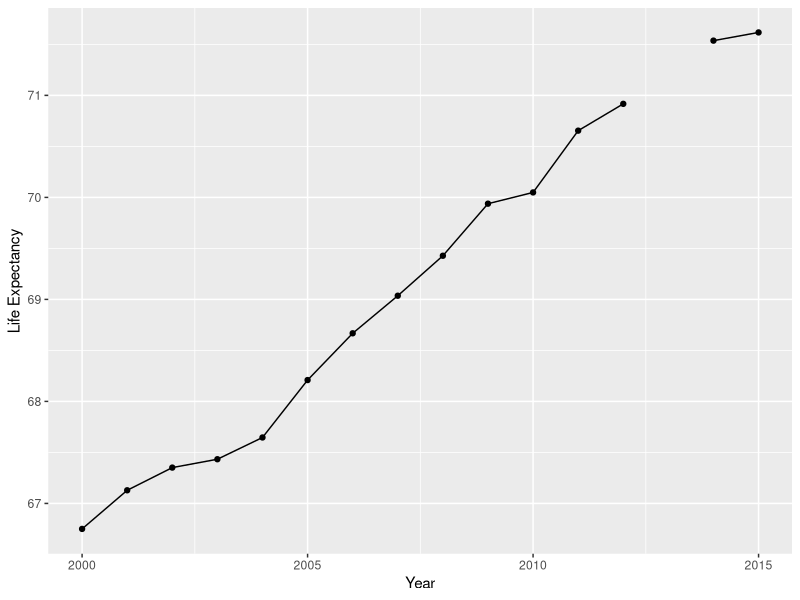

This figure's R source:
# Author: Jacob Ye
library("ggplot2")
library("tidyverse")
library("ggforce")
data <- read.csv("../data/Life Expectancy Data.csv")
year <- aggregate(data[4],list(data$Year), mean, na.rm="TRUE")
expectancy_time_plot <- ggplot(year, aes(x=Group.1,y=Life.expectancy, group=1)) +
  geom_line() +
  geom_point() +
  xlab("Year") +
  ylab("Life Expectancy")


# We included this chart to show how life expectancy has changed over the years.
# We think that it's important to see the general trend and see if it
# aligns of what we think how life expectancy should change, and We think that
# it does corroborate with our beliefs that as time passes on our health
# technology gets better.
